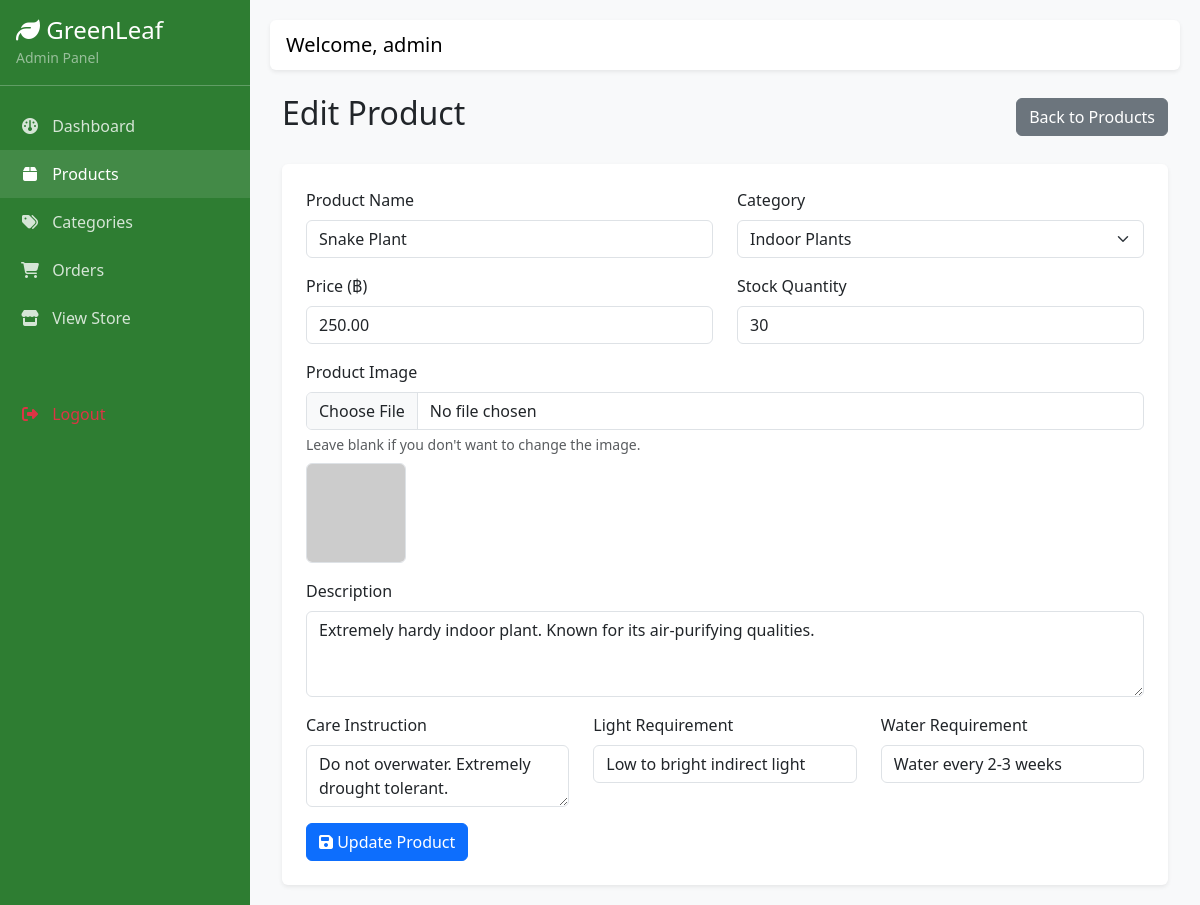
Screenshot of /admin/edit_product.php?id=2 (signed in) with the database file from the repository.
### tables this page shows
CREATE TABLE `products` (
  `id` int(11) NOT NULL AUTO_INCREMENT,
  `category_id` int(11) NOT NULL,
  `name` varchar(255) NOT NULL,
  `description` text DEFAULT NULL,
  `care_instruction` text DEFAULT NULL,
  `light_requirement` varchar(100) DEFAULT NULL,
  `water_requirement` varchar(100) DEFAULT NULL,
  `price` decimal(10,2) NOT NULL,
  `stock` int(11) NOT NULL DEFAULT 0,
  `image` varchar(255) DEFAULT NULL,
  `created_at` timestamp DEFAULT current_timestamp(),
  PRIMARY KEY (`id`),
  KEY `category_id` (`category_id`),
  CONSTRAINT `products_ibfk_1` FOREIGN KEY (`category_id`) REFERENCES `categories` (`id`) ON DELETE CASCADE
);

CREATE TABLE `categories` (
  `id` int(11) NOT NULL AUTO_INCREMENT,
  `name` varchar(100) NOT NULL,
  `image` varchar(255) DEFAULT NULL,
  `created_at` timestamp DEFAULT current_timestamp(),
  PRIMARY KEY (`id`)
);

### admin/edit_product.php (the view, shortened to what this page needs)
<?php
require_once '../includes/admin_header.php';
$id = $_GET['id'];
$stmt = $conn->query("SELECT * FROM categories ORDER BY name ASC");
$categories = $stmt->fetchAll();
$stmt = $conn->prepare("SELECT * FROM products WHERE id = :id");
$stmt->execute(['id' => $id]);
$product = $stmt->fetch();
?>
<div class="container-fluid">
    <div class="d-flex justify-content-between align-items-center mb-4">
        <h2>Edit Product</h2>
        <a href="products.php" class="btn btn-secondary">Back to Products</a>
    </div>
    <div class="card border-0 shadow-sm">
        <div class="card-body p-4">
            <form method="POST" action="edit_product.php?id=<?= $id ?>" enctype="multipart/form-data">
                <div class="row">
                    <div class="col-md-6 mb-3">
                        <label class="form-label">Product Name</label>
                        <input type="text" name="name" class="form-control" required value="<?= htmlspecialchars($product['name']) ?>">
                    </div>
                    <div class="col-md-6 mb-3">
                        <label class="form-label">Category</label>
                        <select name="category_id" class="form-select" required>
                            <?php foreach($categories as $cat): ?>
                                <option value="<?= $cat['id'] ?>" <?= $cat['id'] == $product['category_id'] ? 'selected' : '' ?>><?= htmlspecialchars($cat['name']) ?></option>
                            <?php endforeach; ?>
                        </select>
                    </div>
                </div>
                <div class="row">
                    <div class="col-md-6 mb-3">
                        <label class="form-label">Price (฿)</label>
                        <input type="number" step="0.01" name="price" class="form-control" required value="<?= htmlspecialchars($product['price']) ?>">
                    </div>
                    <div class="col-md-6 mb-3">
                        <label class="form-label">Stock Quantity</label>
                        <input type="number" name="stock" class="form-control" required value="<?= htmlspecialchars($product['stock']) ?>">
                    </div>
                </div>
                <div class="mb-3">
                    <label class="form-label">Product Image</label>
                    <input type="file" name="image" class="form-control" accept=".jpg,.jpeg,.png,.webp">
                    <div class="form-text">Leave blank if you don't want to change the image.</div>
                    <?php if($product['image']): ?>
                        <div class="mt-2">
                            <img src="<?= file_exists('../uploads/products/'.$product['image']) ? '../uploads/products/'.$product['image'] : 'https://placehold.co/100x100?text=Img' ?>" style="width: 100px; height: 100px; object-fit: cover;" class="rounded border">
                        </div>
                    <?php endif; ?>
                </div>
                <div class="mb-3">
                    <label class="form-label">Description</label>
                    <textarea name="description" class="form-control" rows="3"><?= htmlspecialchars($product['description']) ?></textarea>
                </div>
                <div class="row">
                    <div class="col-md-4 mb-3">
                        <label class="form-label">Care Instruction</label>
                        <textarea name="care_instruction" class="form-control" rows="2"><?= htmlspecialchars($product['care_instruction']) ?></textarea>
                    </div>
                    <div class="col-md-4 mb-3">
                        <label class="form-label">Light Requirement</label>
                        <input type="text" name="light_requirement" class="form-control" value="<?= htmlspecialchars($product['light_requirement']) ?>">
                    </div>
                    <div class="col-md-4 mb-3">
                        <label class="form-label">Water Requirement</label>
                        <input type="text" name="water_requirement" class="form-control" value="<?= htmlspecialchars($product['water_requirement']) ?>">
                    </div>
                </div>
                <button type="submit" class="btn btn-primary"><i class="fa-solid fa-save"></i> Update Product</button>
            </form>
        </div>
    </div>
</div>
<?php require_once '../includes/admin_footer.php'; ?>

### includes/admin_header.php (style rules this page uses)
body { background-color: #f8f9fa; }

### rows the page displays
products: name "Snake Plant", category_id "Indoor Plants", price "250.00", stock "30", description "Extremely hardy indoor plant. Known for its air-purifying qualities.", care_instruction "Do not overwater. Extremely drought tolerant.", light_requirement "Low to bright indirect light", water_requirement "Water every 2-3 weeks"

### other values shown
$_SESSION['username'] "admin"
